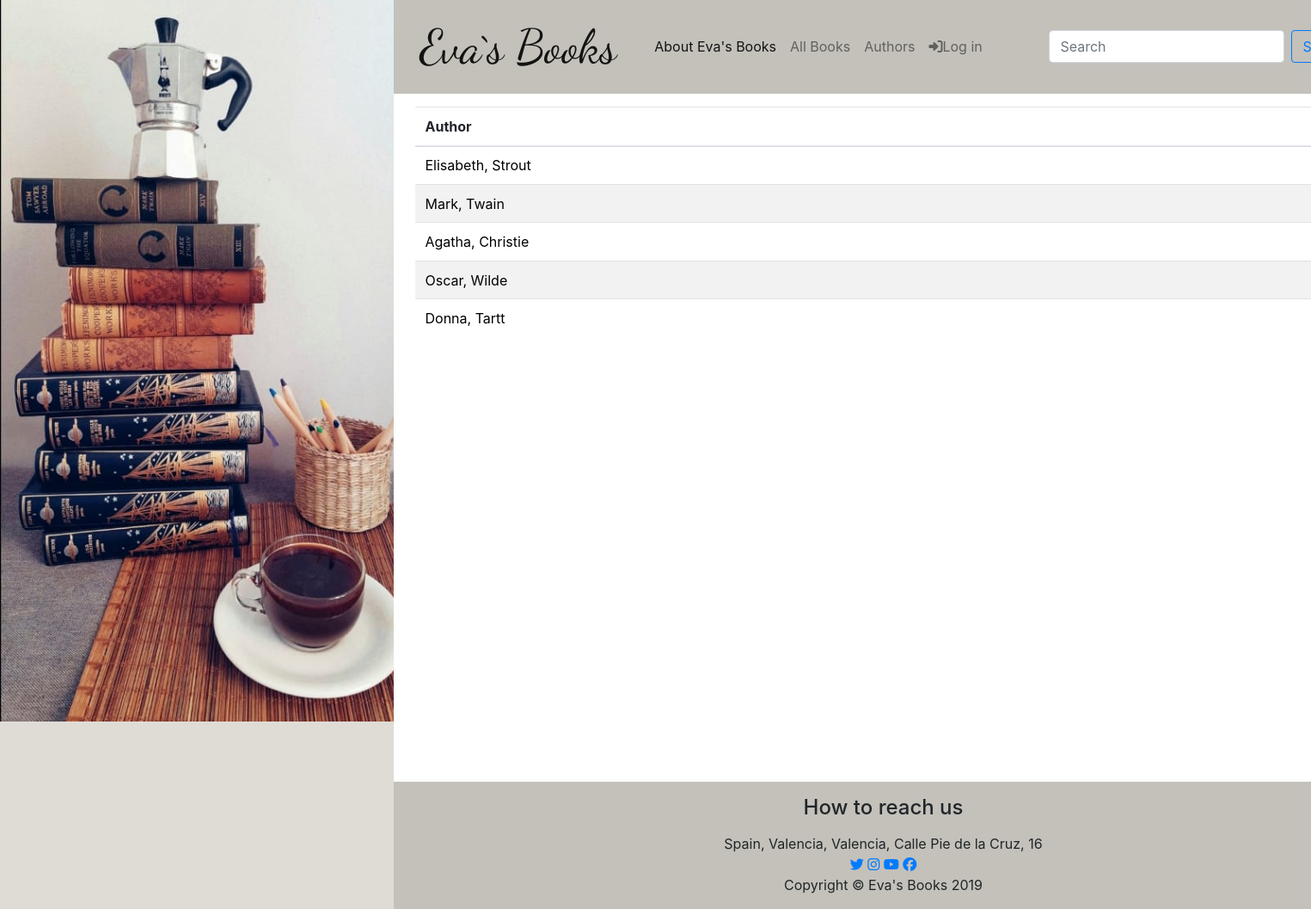
Screenshot of /authors/ with the database file from the repository.
### books/models.py (models this page shows, shortened)
class Author(models.Model):
    name = models.CharField(max_length=200)
    second_name = models.CharField(max_length=200)
    image = models.FileField(upload_to='author_imgs/', blank=True)
    about = HTMLField(default="About author")
    date_of_birth = models.DateField(null=True, blank=True)
    date_of_death = models.DateField('Died', null=True, blank=True)
    books = models.CharField(max_length=200000, blank=True, null=True)
    slug = models.SlugField(max_length=200, db_index=True, unique=True)
    class Meta:
        verbose_name_plural = 'Authors'
        verbose_name = 'Author'
        index_together = ('id', 'slug',)

### authors/views.py (the view)
# urls.py: path('', views.all_authors, name='author_list'),
def all_authors(request):
    user = request.user
    authors = Author.objects.all()
    return render(request, 'authors/author_list.html', {'authors': authors})

### templates/authors/author_list.html (shortened to what this page needs)
{% extends "basic.html" %}
{% load static %}
{% block content %}
   <div class="container container-main">
      <table class="table table-striped">
        <thead>
          <tr>
            <th scope="col">Author</th>
          </tr>
        </thead>
        <tbody>
          {% for author in authors %}
            <td><a class="link_custom" href="/authors/{{ author.slug }}">{{author.name}}, {{author.second_name}}</a></td>
          {% endfor %}
        </tbody>
      </table>
 </div>
{% endblock %}

### books/static/css/eva_books_styles.css (style rules this page uses)
body { background-color: #dfdcd5; background-image: url('/static/img/af9a1567-d49b-4800-883e-f1d0693f569d.JPG'); background-size: 100%; background-repeat: no-repeat; background-attachment: fixed; transform: translateY (30%); }
.container-main { background-color: white; padding: 10px; margin-left: 30%; margin-top: 0px; min-height: 100vh; padding-top: 15px; padding-left: 25px; padding-right: 25px; }
.link_custom { color: black; text-decoration: none; }
a.link_custom { text-decoration: none; }

### rows the page displays
Author: name "Elisabeth", second_name "Strout"
Author: name "Mark", second_name "Twain"
Author: name "Agatha", second_name "Christie"
Author: name "Oscar", second_name "Wilde"
Author: name "Donna", second_name "Tartt"
